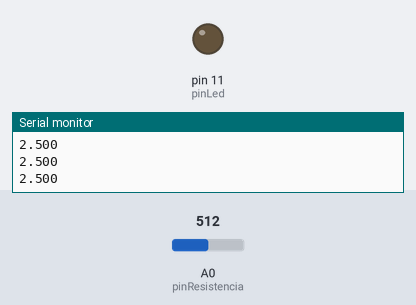
A sketch run on a simulated Arduino Uno, built with avr-gcc and run on an emulated ATmega328P. Parts: output pins drawn as LEDs (lit = HIGH), the last lines printed to the serial monitor. Inputs (shaded band) come from the test bench; at power-on: A0 (pinResistencia) = 512.

Above: at 1.2 s.
1.3 s: A0 (pinResistencia) set to 113
2.8 s: A0 (pinResistencia) set to 96
At 3.8 s:
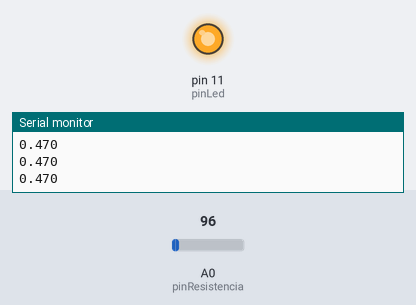
Timing chart, 0 to 5.8 s (numbered marks = the images above; inputs shaded):
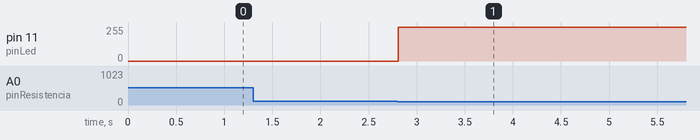

The sketch:

A015_fotorresistencia_led_analogread.ino
```cpp
/*
 * Lectura de fotorresistencia/sensor de temperatura. Si el voltaje leido es
 * menor de 0.5V, se enciende un LED de alarma. Si es mayor de 0.5V, el LED
 * permanece apagado.
 * 2013. Arduino Gran Canaria.
 */

// Declaracion de variables
int pinResistencia = 0; // Fotorresistencia/sensor de temperatura
int pinLed = 11;
int medida;
int brillo;
float voltaje;

// Inicializacion del sistema
void setup() {
  // Inicializar el monitor
  Serial.begin(9600);
  // Inicializacion del pin del LED
  pinMode(pinLed, OUTPUT);
}

// Bucle principal
void loop() {
  // Lectura del pin 0
  medida = analogRead(pinResistencia);
  // Conversion a voltaje
  voltaje = medida / 1023.0 * 5.0;
  // Mostrar voltaje en el monitor
  Serial.print(voltaje);
  // Controlar LED
  Serial.println(brillo);
  if (voltaje < 0.5) {
    analogWrite(pinLed, 254);
  } else {
    analogWrite(pinLed, 0);
  }
}
```

Measured:
- the behaviour switches between 103 and 102 on A0 (pinResistencia) (found by bisection; images 0 and 1)
- after the input at 2.8 s, pin 11 (pinLed): 0/255 → 254/255 at once
